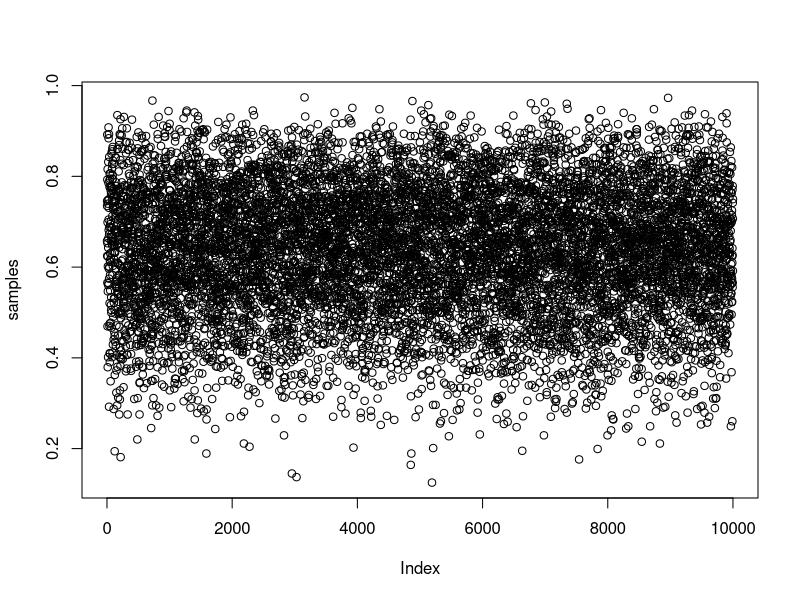
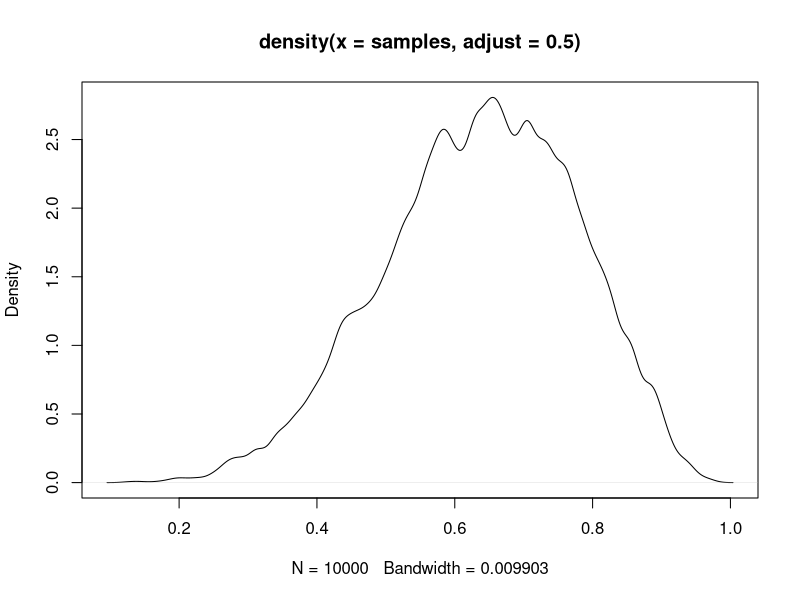
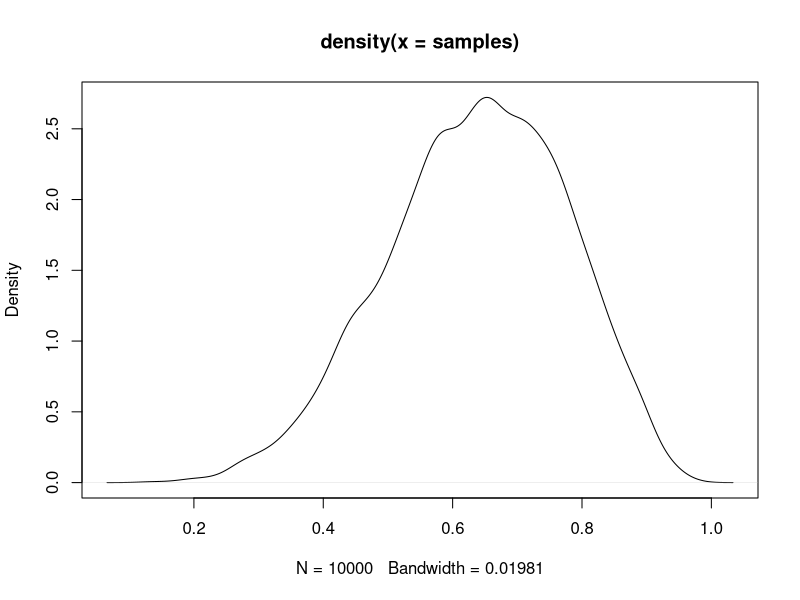

Here is the R script that generated these plots, in order:
## ---- chunk 1
knitr::opts_chunk$set(echo = TRUE, comment = "#>", collapse = TRUE)
## ---- chunk 2
# test is very accurate
p_test_given_vampire <- .95

# but false positives happen
p_test_given_mortal <- .01

# vampires are very rare
p_vampire <- .001

# Work out other helpful facts from these
p_mortal <- 1 - p_vampire
p_test <- p_mortal * p_test_given_mortal + p_vampire * p_test_given_vampire
## ---- chunk 3
p_vampire_given_test <- p_test_given_vampire * p_vampire / p_test
p_vampire_given_test
## ---- chunk 4
# Suppose the test were administered 100,000 times.
n_tested <- 100000
n_mortal <- 99900
n_vampires <- 100
n_vampires_tested_yes <- 95
n_mortals_tested_yes <- 999
## ---- chunk 5
n_vampires_tested_yes / (n_vampires_tested_yes + n_mortals_tested_yes)
95 / (999 + 95)
## ---- chunk 6
p_grid <- seq(from = 0, to = 1, length.out = 1000)
prior <- rep(1 , 1000)
likelihood <- dbinom(6, size = 9, prob = p_grid)
posterior <- likelihood * prior
posterior <- posterior / sum(posterior)
# Sampling from the posterior
samples <- sample(p_grid, prob = posterior, size = 1e4, replace = TRUE)

plot(samples)
plot(density(samples, adjust = .5))
## ---- chunk 7
# find the point at peak density
dens <- density(samples)
dens
plot(dens)
dens$x[which.max(dens$y)]
